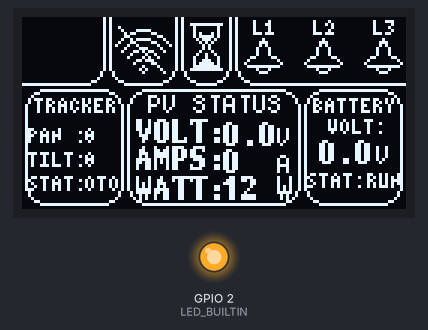
Recording of a sketch running on a simulated ESP8266 (NodeMCU). Shown: 128×64 one-colour display, output pins drawn as LEDs (lit = HIGH, except the on-board LED, lit = LOW). WiFi joins after 1.5 s; servers stay silent unless stated; uploads are accepted with an empty reply; what the sketch prints to the serial monitor is not drawn.

Above: at 4.05 s.
Timing chart, 0 to 130.0 s (numbered marks = the images above):
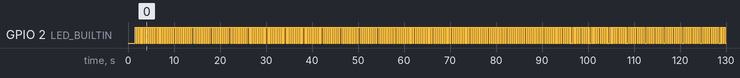

Measured:
- by itself, GPIO 2 (LED_BUILTIN): moves between LOW and HIGH, repeating every 3.6 s

The sketch:

Esp8266_V2.2_FixCode_Comms.ino
```cpp
#include <Arduino.h>

// Define DEBUG to enable debugging; comment it out to disable
//#define DEBUG
//
//#ifdef DEBUG
//  #define Serial.print(...)   Serial.print(__VA_ARGS__)
//  #define Serial.println(...) Serial.println(__VA_ARGS__)
//  #define DEBUG_BEGIN(baud)  Serial.begin(baud)
//#else
//  #define Serial.print(...)    // Do nothing
//  #define Serial.println(...)  // Do nothing
//  #define DEBUG_BEGIN(baud)   // Do nothing
//#endif

#include "GlobalVariables.h"
#include "SerialData_Functions.h"
#include "oledDisplay.h"
#include "ServerData.h"

void setup() {
  Serial.begin(9600);
  StartSerial();
  oledBegin();
  startWifi();

  pinMode(LED_BUILTIN, OUTPUT);
}

void loop() {
  SerialReadData();
  serialWrite();
  oledDataUpdate();

  if (millis() - lastSendTime >= 2000) {
    lastSendTime = millis();
    sendData();
  }
}
```

GlobalVariables.h
```cpp
struct TelemetryPacket {
  float panelVoltage;
  float panelCurrent;
  float panelPower;
  float batteryPercent;
  float lampPower;
  uint8_t lampDimmer;
  float maxLDR;
  float panelTemperature;
  int16_t panDegreeRead;
  int16_t tiltDegreeRead;

  float batteryVoltage;
  uint8_t chargeStatus;
  uint8_t PJU1State;
  uint8_t PJU2State;
  uint8_t treeState;

  uint8_t eventCode;
} __attribute__((packed));

TelemetryPacket rx;

struct ControlPacket {
  int16_t panManual;
  int16_t tiltManual;

  uint8_t overrideStat;
  uint8_t PJU1Control;
  uint8_t PJU2Control;
  uint8_t treeControl;
} __attribute__((packed));

ControlPacket tx;

unsigned long lastSend = 0;


//===============================JSON DATA SEND/READ================================//
bool wifiConnect;
const char* ssid = "JWS";
const char* password = "12345678";
String serverName = "http://192.168.107.225:3000/api/iot/update";
unsigned long lastSendTime = 0;
```

SerialData_Functions.h
```cpp
#include <SoftwareSerial.h>
SoftwareSerial nanoSerial(13, 15); // d7 RX, d8 TX

void StartSerial(){
  nanoSerial.begin(9600);
  Serial.println("Serial Communication Init..");
}

void sendControl() {
  uint8_t *buf = (uint8_t*)&tx;
  uint8_t len = sizeof(ControlPacket);
  uint8_t checksum = 0;

  nanoSerial.write(0xAA);
  nanoSerial.write(0x55);
  nanoSerial.write(len);

  for (uint8_t i = 0; i < len; i++) {
    nanoSerial.write(buf[i]);
    checksum ^= buf[i];
  }

  nanoSerial.write(checksum);
}

bool readTelemetry() {
  static uint8_t state = 0;
  static uint8_t len = 0;
  static uint8_t index = 0;
  static uint8_t checksum = 0;
  static uint8_t buf[64];

  while (nanoSerial.available()) {
    uint8_t b = nanoSerial.read();

    switch (state) {
      case 0:
        if (b == 0xAA) state = 1;
        break;
      case 1:
        if (b == 0x55) state = 2;
        else state = 0;
        break;
      case 2:
        len = b;
        if (len > 64) { state = 0; break; }
        index = 0;
        checksum = 0;
        state = 3;
        break;
      case 3:
        buf[index++] = b;
        checksum ^= b;
        if (index >= len) state = 4;
        break;
      case 4:
        if (checksum == b) {
          memcpy(&rx, buf, len);
          state = 0;
          return true;
        }
        state = 0;
        break;
    }
  }
  return false;
}

void SerialReadData(){
  if (readTelemetry()) {
    Serial.println("\n==== TELEMETRY RECEIVED FROM ARDUINO ====");
    Serial.print("panelVoltage      : "); Serial.println(rx.panelVoltage);
    Serial.print("panelCurrent      : "); Serial.println(rx.panelCurrent);
    Serial.print("panelPower        : "); Serial.println(rx.panelPower);
    Serial.print("batteryPercent    : "); Serial.println(rx.batteryPercent);
    Serial.print("lampPower         : "); Serial.println(rx.lampPower);
    Serial.print("lampDimmer        : "); Serial.println(rx.lampDimmer);
    Serial.print("maxLDR            : "); Serial.println(rx.maxLDR);
    Serial.print("panelTemperature  : "); Serial.println(rx.panelTemperature);
    Serial.print("panDegreeRead     : "); Serial.println(rx.panDegreeRead);
    Serial.print("tiltDegreeRead    : "); Serial.println(rx.tiltDegreeRead);

    Serial.print("batteryVoltage    : "); Serial.println(rx.batteryVoltage);
    Serial.print("chargeStatus      : "); Serial.println(rx.chargeStatus);
    Serial.print("PJU1State         : "); Serial.println(rx.PJU1State);
    Serial.print("PJU2State         : "); Serial.println(rx.PJU2State);
    Serial.print("treeState         : "); Serial.println(rx.treeState);

    Serial.print("eventCode         : "); Serial.println(rx.eventCode);

    Serial.println("=========================================");
    digitalWrite(LED_BUILTIN, !digitalRead(LED_BUILTIN));
  }
}

void serialWrite(){
  if (millis() - lastSend >= 200) {
    lastSend = millis();

    tx.panManual = 10;
    tx.tiltManual = -5;
    tx.overrideStat = 0;
    tx.PJU1Control = 1;
    tx.PJU2Control = 0;
    tx.treeControl = 0;

    sendControl();
    Serial.print(" || Data Sent to Arduino with size: ");
    Serial.println(sizeof(ControlPacket));

    digitalWrite(LED_BUILTIN, !digitalRead(LED_BUILTIN));
  }
}
```

ServerData.h
```cpp
#include <ESP8266WiFi.h>
#include <ESP8266HTTPClient.h>
#include <ArduinoJson.h>

WiFiClient client;

void startWifi(){
  Serial.println();
  Serial.println("Connecting to WiFi...");
  WiFi.begin(ssid, password);

  while (WiFi.status() != WL_CONNECTED) {
    delay(500);
    Serial.print(".");
  }

  Serial.println("");
  Serial.print("Connected! IP ESP: ");
  Serial.println(WiFi.localIP());
}

void sendData() {
  if (WiFi.status() != WL_CONNECTED) {
    Serial.println("WiFi Disconnected!");
    return;
  }

  HTTPClient http;
  http.begin(client, serverName);
  http.addHeader("Content-Type", "application/json");

  StaticJsonDocument<200> doc;
  doc["pv_voltage"]    = rx.panelVoltage;
  doc["pv_current"]    = rx.panelCurrent;
  doc["pv_power"]      = rx.panelPower;
  doc["battery_power"] = rx.batteryPercent;
  doc["lamp_power"]    = rx.lampPower;
  doc["lamp_dimmer"]   = rx.lampDimmer;
  doc["rssi_signal"]   = WiFi.RSSI();
  doc["ldr_value"]     = rx.maxLDR;
  doc["panel_temp"]    = rx.panelTemperature;
  doc["azimuth"]       = rx.panDegreeRead;
  doc["elevation"]     = rx.tiltDegreeRead;

  String requestBody;
  serializeJson(doc, requestBody);
  int httpCode = http.POST(requestBody);

  if (httpCode > 0) {
    Serial.print("HTTP Response: %d\n", httpCode);
    Serial.println(http.getString());
  } else {
    Serial.print("HTTP Request error: ");
    Serial.println(httpCode);
  }
  http.end();
}
```

Source omitted: oledDisplay.h (data table, 8434 bytes)
